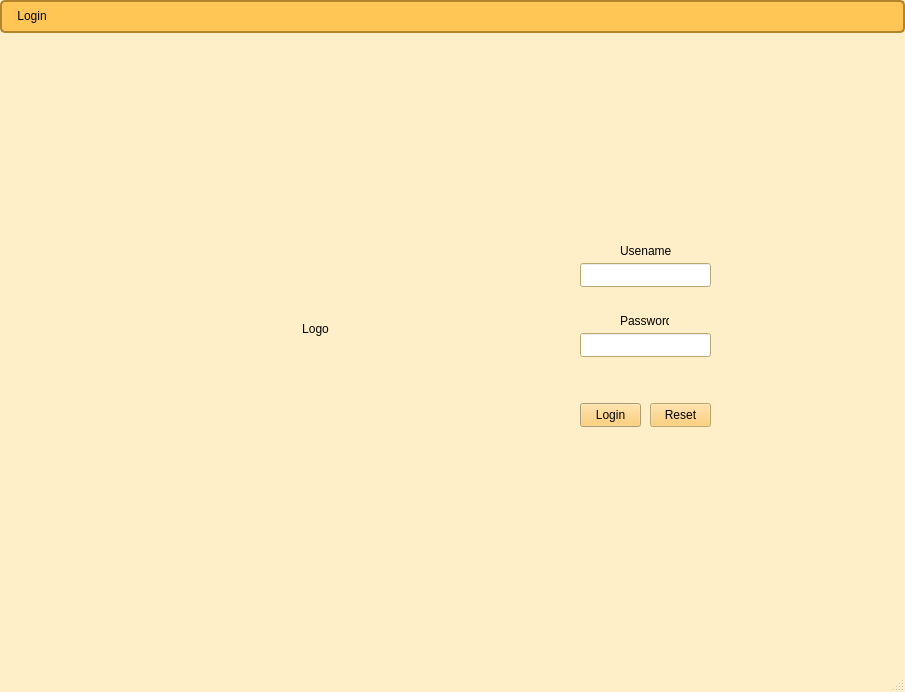
<?xml version="1.0" encoding="UTF-8"?>
<ui version="4.0">
 <class>LoginWindow</class>
 <widget class="QMainWindow" name="LoginWindow">
  <property name="geometry">
   <rect>
    <x>0</x>
    <y>0</y>
    <width>905</width>
    <height>692</height>
   </rect>
  </property>
  <property name="palette">
   <palette>
    <active>
     <colorrole role="Window">
      <brush brushstyle="SolidPattern">
       <color alpha="255">
        <red>255</red>
        <green>239</green>
        <blue>201</blue>
       </color>
      </brush>
     </colorrole>
    </active>
    <inactive>
     <colorrole role="Window">
      <brush brushstyle="SolidPattern">
       <color alpha="255">
        <red>255</red>
        <green>239</green>
        <blue>201</blue>
       </color>
      </brush>
     </colorrole>
    </inactive>
    <disabled>
     <colorrole role="Base">
      <brush brushstyle="SolidPattern">
       <color alpha="255">
        <red>255</red>
        <green>239</green>
        <blue>201</blue>
       </color>
      </brush>
     </colorrole>
     <colorrole role="Window">
      <brush brushstyle="SolidPattern">
       <color alpha="255">
        <red>255</red>
        <green>239</green>
        <blue>201</blue>
       </color>
      </brush>
     </colorrole>
    </disabled>
   </palette>
  </property>
  <property name="windowTitle">
   <string>MainWindow</string>
  </property>
  <widget class="QWidget" name="centralwidget">
   <property name="palette">
    <palette>
     <active>
      <colorrole role="WindowText">
       <brush brushstyle="SolidPattern">
        <color alpha="255">
         <red>0</red>
         <green>0</green>
         <blue>0</blue>
        </color>
       </brush>
      </colorrole>
      <colorrole role="Button">
       <brush brushstyle="SolidPattern">
        <color alpha="255">
         <red>232</red>
         <green>199</green>
         <blue>100</blue>
        </color>
       </brush>
      </colorrole>
      <colorrole role="Light">
       <brush brushstyle="SolidPattern">
        <color alpha="255">
         <red>255</red>
         <green>242</green>
         <blue>203</blue>
        </color>
       </brush>
      </colorrole>
      <colorrole role="Midlight">
       <brush brushstyle="SolidPattern">
        <color alpha="255">
         <red>243</red>
         <green>220</green>
         <blue>151</blue>
        </color>
       </brush>
      </colorrole>
      <colorrole role="Dark">
       <brush brushstyle="SolidPattern">
        <color alpha="255">
         <red>116</red>
         <green>100</green>
         <blue>50</blue>
        </color>
       </brush>
      </colorrole>
      <colorrole role="Mid">
       <brush brushstyle="SolidPattern">
        <color alpha="255">
         <red>155</red>
         <green>133</green>
         <blue>67</blue>
        </color>
       </brush>
      </colorrole>
      <colorrole role="Text">
       <brush brushstyle="SolidPattern">
        <color alpha="255">
         <red>0</red>
         <green>0</green>
         <blue>0</blue>
        </color>
       </brush>
      </colorrole>
      <colorrole role="BrightText">
       <brush brushstyle="SolidPattern">
        <color alpha="255">
         <red>255</red>
         <green>255</green>
         <blue>255</blue>
        </color>
       </brush>
      </colorrole>
      <colorrole role="ButtonText">
       <brush brushstyle="SolidPattern">
        <color alpha="255">
         <red>0</red>
         <green>0</green>
         <blue>0</blue>
        </color>
       </brush>
      </colorrole>
      <colorrole role="Base">
       <brush brushstyle="SolidPattern">
        <color alpha="255">
         <red>255</red>
         <green>255</green>
         <blue>255</blue>
        </color>
       </brush>
      </colorrole>
      <colorrole role="Window">
       <brush brushstyle="SolidPattern">
        <color alpha="255">
         <red>255</red>
         <green>235</green>
         <blue>157</blue>
        </color>
       </brush>
      </colorrole>
      <colorrole role="Shadow">
       <brush brushstyle="SolidPattern">
        <color alpha="255">
         <red>0</red>
         <green>0</green>
         <blue>0</blue>
        </color>
       </brush>
      </colorrole>
      <colorrole role="AlternateBase">
       <brush brushstyle="SolidPattern">
        <color alpha="255">
         <red>243</red>
         <green>227</green>
         <blue>177</blue>
        </color>
       </brush>
      </colorrole>
      <colorrole role="ToolTipBase">
       <brush brushstyle="SolidPattern">
        <color alpha="255">
         <red>255</red>
         <green>255</green>
         <blue>220</blue>
        </color>
       </brush>
      </colorrole>
      <colorrole role="ToolTipText">
       <brush brushstyle="SolidPattern">
        <color alpha="255">
         <red>0</red>
         <green>0</green>
         <blue>0</blue>
        </color>
       </brush>
      </colorrole>
      <colorrole role="PlaceholderText">
       <brush brushstyle="SolidPattern">
        <color alpha="127">
         <red>0</red>
         <green>0</green>
         <blue>0</blue>
        </color>
       </brush>
      </colorrole>
      <colorrole role="Accent">
       <brush brushstyle="SolidPattern">
        <color alpha="255">
         <red>255</red>
         <green>255</green>
         <blue>255</blue>
        </color>
       </brush>
      </colorrole>
     </active>
     <inactive>
      <colorrole role="WindowText">
       <brush brushstyle="SolidPattern">
        <color alpha="255">
         <red>0</red>
         <green>0</green>
         <blue>0</blue>
        </color>
       </brush>
      </colorrole>
      <colorrole role="Button">
       <brush brushstyle="SolidPattern">
        <color alpha="255">
         <red>232</red>
         <green>199</green>
         <blue>100</blue>
        </color>
       </brush>
      </colorrole>
      <colorrole role="Light">
       <brush brushstyle="SolidPattern">
        <color alpha="255">
         <red>255</red>
         <green>242</green>
         <blue>203</blue>
        </color>
       </brush>
      </colorrole>
      <colorrole role="Midlight">
       <brush brushstyle="SolidPattern">
        <color alpha="255">
         <red>243</red>
         <green>220</green>
         <blue>151</blue>
        </color>
       </brush>
      </colorrole>
      <colorrole role="Dark">
       <brush brushstyle="SolidPattern">
        <color alpha="255">
         <red>116</red>
         <green>100</green>
         <blue>50</blue>
        </color>
       </brush>
      </colorrole>
      <colorrole role="Mid">
       <brush brushstyle="SolidPattern">
        <color alpha="255">
         <red>155</red>
         <green>133</green>
         <blue>67</blue>
        </color>
       </brush>
      </colorrole>
      <colorrole role="Text">
       <brush brushstyle="SolidPattern">
        <color alpha="255">
         <red>0</red>
         <green>0</green>
         <blue>0</blue>
        </color>
       </brush>
      </colorrole>
      <colorrole role="BrightText">
       <brush brushstyle="SolidPattern">
        <color alpha="255">
         <red>255</red>
         <green>255</green>
         <blue>255</blue>
        </color>
       </brush>
      </colorrole>
      <colorrole role="ButtonText">
       <brush brushstyle="SolidPattern">
        <color alpha="255">
         <red>0</red>
         <green>0</green>
         <blue>0</blue>
        </color>
       </brush>
      </colorrole>
      <colorrole role="Base">
       <brush brushstyle="SolidPattern">
        <color alpha="255">
         <red>255</red>
         <green>255</green>
         <blue>255</blue>
        </color>
       </brush>
      </colorrole>
      <colorrole role="Window">
       <brush brushstyle="SolidPattern">
        <color alpha="255">
         <red>255</red>
         <green>235</green>
         <blue>157</blue>
        </color>
       </brush>
      </colorrole>
      <colorrole role="Shadow">
       <brush brushstyle="SolidPattern">
        <color alpha="255">
         <red>0</red>
         <green>0</green>
         <blue>0</blue>
        </color>
       </brush>
      </colorrole>
      <colorrole role="AlternateBase">
       <brush brushstyle="SolidPattern">
        <color alpha="255">
         <red>243</red>
         <green>227</green>
         <blue>177</blue>
        </color>
       </brush>
      </colorrole>
      <colorrole role="ToolTipBase">
       <brush brushstyle="SolidPattern">
        <color alpha="255">
         <red>255</red>
         <green>255</green>
         <blue>220</blue>
        </color>
       </brush>
      </colorrole>
      <colorrole role="ToolTipText">
       <brush brushstyle="SolidPattern">
        <color alpha="255">
         <red>0</red>
         <green>0</green>
         <blue>0</blue>
        </color>
       </brush>
      </colorrole>
      <colorrole role="PlaceholderText">
       <brush brushstyle="SolidPattern">
        <color alpha="127">
         <red>0</red>
         <green>0</green>
         <blue>0</blue>
        </color>
       </brush>
      </colorrole>
      <colorrole role="Accent">
       <brush brushstyle="SolidPattern">
        <color alpha="255">
         <red>255</red>
         <green>255</green>
         <blue>255</blue>
        </color>
       </brush>
      </colorrole>
     </inactive>
     <disabled>
      <colorrole role="WindowText">
       <brush brushstyle="SolidPattern">
        <color alpha="255">
         <red>116</red>
         <green>100</green>
         <blue>50</blue>
        </color>
       </brush>
      </colorrole>
      <colorrole role="Button">
       <brush brushstyle="SolidPattern">
        <color alpha="255">
         <red>232</red>
         <green>199</green>
         <blue>100</blue>
        </color>
       </brush>
      </colorrole>
      <colorrole role="Light">
       <brush brushstyle="SolidPattern">
        <color alpha="255">
         <red>255</red>
         <green>242</green>
         <blue>203</blue>
        </color>
       </brush>
      </colorrole>
      <colorrole role="Midlight">
       <brush brushstyle="SolidPattern">
        <color alpha="255">
         <red>243</red>
         <green>220</green>
         <blue>151</blue>
        </color>
       </brush>
      </colorrole>
      <colorrole role="Dark">
       <brush brushstyle="SolidPattern">
        <color alpha="255">
         <red>116</red>
         <green>100</green>
         <blue>50</blue>
        </color>
       </brush>
      </colorrole>
      <colorrole role="Mid">
       <brush brushstyle="SolidPattern">
        <color alpha="255">
         <red>155</red>
         <green>133</green>
         <blue>67</blue>
        </color>
       </brush>
      </colorrole>
      <colorrole role="Text">
       <brush brushstyle="SolidPattern">
        <color alpha="255">
         <red>116</red>
         <green>100</green>
         <blue>50</blue>
        </color>
       </brush>
      </colorrole>
      <colorrole role="BrightText">
       <brush brushstyle="SolidPattern">
        <color alpha="255">
         <red>255</red>
         <green>255</green>
         <blue>255</blue>
        </color>
       </brush>
      </colorrole>
      <colorrole role="ButtonText">
       <brush brushstyle="SolidPattern">
        <color alpha="255">
         <red>116</red>
         <green>100</green>
         <blue>50</blue>
        </color>
       </brush>
      </colorrole>
      <colorrole role="Base">
       <brush brushstyle="SolidPattern">
        <color alpha="255">
         <red>255</red>
         <green>235</green>
         <blue>157</blue>
        </color>
       </brush>
      </colorrole>
      <colorrole role="Window">
       <brush brushstyle="SolidPattern">
        <color alpha="255">
         <red>255</red>
         <green>235</green>
         <blue>157</blue>
        </color>
       </brush>
      </colorrole>
      <colorrole role="Shadow">
       <brush brushstyle="SolidPattern">
        <color alpha="255">
         <red>0</red>
         <green>0</green>
         <blue>0</blue>
        </color>
       </brush>
      </colorrole>
      <colorrole role="AlternateBase">
       <brush brushstyle="SolidPattern">
        <color alpha="255">
         <red>232</red>
         <green>199</green>
         <blue>100</blue>
        </color>
       </brush>
      </colorrole>
      <colorrole role="ToolTipBase">
       <brush brushstyle="SolidPattern">
        <color alpha="255">
         <red>255</red>
         <green>255</green>
         <blue>220</blue>
        </color>
       </brush>
      </colorrole>
      <colorrole role="ToolTipText">
       <brush brushstyle="SolidPattern">
        <color alpha="255">
         <red>0</red>
         <green>0</green>
         <blue>0</blue>
        </color>
       </brush>
      </colorrole>
      <colorrole role="PlaceholderText">
       <brush brushstyle="SolidPattern">
        <color alpha="127">
         <red>116</red>
         <green>100</green>
         <blue>50</blue>
        </color>
       </brush>
      </colorrole>
      <colorrole role="Accent">
       <brush brushstyle="SolidPattern">
        <color alpha="255">
         <red>255</red>
         <green>230</green>
         <blue>157</blue>
        </color>
       </brush>
      </colorrole>
     </disabled>
    </palette>
   </property>
   <widget class="QLineEdit" name="usernameInput">
    <property name="geometry">
     <rect>
      <x>580</x>
      <y>230</y>
      <width>131</width>
      <height>24</height>
     </rect>
    </property>
   </widget>
   <widget class="QLineEdit" name="passwordInput">
    <property name="geometry">
     <rect>
      <x>580</x>
      <y>300</y>
      <width>131</width>
      <height>24</height>
     </rect>
    </property>
   </widget>
   <widget class="QPushButton" name="loginButton">
    <property name="geometry">
     <rect>
      <x>580</x>
      <y>370</y>
      <width>61</width>
      <height>24</height>
     </rect>
    </property>
    <property name="palette">
     <palette>
      <active>
       <colorrole role="Button">
        <brush brushstyle="SolidPattern">
         <color alpha="255">
          <red>255</red>
          <green>197</green>
          <blue>85</blue>
         </color>
        </brush>
       </colorrole>
       <colorrole role="Window">
        <brush brushstyle="SolidPattern">
         <color alpha="255">
          <red>232</red>
          <green>218</green>
          <blue>167</blue>
         </color>
        </brush>
       </colorrole>
      </active>
      <inactive>
       <colorrole role="Button">
        <brush brushstyle="SolidPattern">
         <color alpha="255">
          <red>255</red>
          <green>197</green>
          <blue>85</blue>
         </color>
        </brush>
       </colorrole>
       <colorrole role="Window">
        <brush brushstyle="SolidPattern">
         <color alpha="255">
          <red>232</red>
          <green>218</green>
          <blue>167</blue>
         </color>
        </brush>
       </colorrole>
      </inactive>
      <disabled>
       <colorrole role="Button">
        <brush brushstyle="SolidPattern">
         <color alpha="255">
          <red>255</red>
          <green>197</green>
          <blue>85</blue>
         </color>
        </brush>
       </colorrole>
       <colorrole role="ButtonText">
        <brush brushstyle="SolidPattern">
         <color alpha="135">
          <red>255</red>
          <green>255</green>
          <blue>255</blue>
         </color>
        </brush>
       </colorrole>
       <colorrole role="Base">
        <brush brushstyle="SolidPattern">
         <color alpha="255">
          <red>232</red>
          <green>218</green>
          <blue>167</blue>
         </color>
        </brush>
       </colorrole>
       <colorrole role="Window">
        <brush brushstyle="SolidPattern">
         <color alpha="255">
          <red>232</red>
          <green>218</green>
          <blue>167</blue>
         </color>
        </brush>
       </colorrole>
      </disabled>
     </palette>
    </property>
    <property name="text">
     <string>Login</string>
    </property>
   </widget>
   <widget class="QLabel" name="label">
    <property name="geometry">
     <rect>
      <x>620</x>
      <y>210</y>
      <width>51</width>
      <height>16</height>
     </rect>
    </property>
    <property name="layoutDirection">
     <enum>Qt::LayoutDirection::LeftToRight</enum>
    </property>
    <property name="text">
     <string>Usename</string>
    </property>
   </widget>
   <widget class="QLabel" name="label_2">
    <property name="geometry">
     <rect>
      <x>620</x>
      <y>280</y>
      <width>49</width>
      <height>16</height>
     </rect>
    </property>
    <property name="text">
     <string>Password</string>
    </property>
   </widget>
   <widget class="QPushButton" name="resetButton">
    <property name="geometry">
     <rect>
      <x>650</x>
      <y>370</y>
      <width>61</width>
      <height>24</height>
     </rect>
    </property>
    <property name="palette">
     <palette>
      <active>
       <colorrole role="Button">
        <brush brushstyle="SolidPattern">
         <color alpha="255">
          <red>255</red>
          <green>197</green>
          <blue>85</blue>
         </color>
        </brush>
       </colorrole>
      </active>
      <inactive>
       <colorrole role="Button">
        <brush brushstyle="SolidPattern">
         <color alpha="255">
          <red>255</red>
          <green>197</green>
          <blue>85</blue>
         </color>
        </brush>
       </colorrole>
      </inactive>
      <disabled>
       <colorrole role="Button">
        <brush brushstyle="SolidPattern">
         <color alpha="255">
          <red>255</red>
          <green>197</green>
          <blue>85</blue>
         </color>
        </brush>
       </colorrole>
       <colorrole role="ButtonText">
        <brush brushstyle="SolidPattern">
         <color alpha="135">
          <red>255</red>
          <green>255</green>
          <blue>255</blue>
         </color>
        </brush>
       </colorrole>
      </disabled>
     </palette>
    </property>
    <property name="text">
     <string>Reset</string>
    </property>
   </widget>
   <widget class="QLabel" name="labelLogo">
    <property name="geometry">
     <rect>
      <x>50</x>
      <y>80</y>
      <width>531</width>
      <height>431</height>
     </rect>
    </property>
    <property name="text">
     <string>Logo</string>
    </property>
    <property name="alignment">
     <set>Qt::AlignmentFlag::AlignCenter</set>
    </property>
   </widget>
  </widget>
  <widget class="QMenuBar" name="menubar">
   <property name="geometry">
    <rect>
     <x>0</x>
     <y>0</y>
     <width>905</width>
     <height>47</height>
    </rect>
   </property>
   <property name="styleSheet">
    <string notr="true">border: 2px solid #B2842B;
border-radius: 5px;
padding: 5px;
background-color: #FFC555;
color: black;
</string>
   </property>
   <widget class="QMenu" name="menuLogin">
    <property name="title">
     <string>Login</string>
    </property>
   </widget>
   <addaction name="menuLogin"/>
  </widget>
  <widget class="QStatusBar" name="statusbar"/>
 </widget>
 <resources/>
 <connections/>
</ui>
